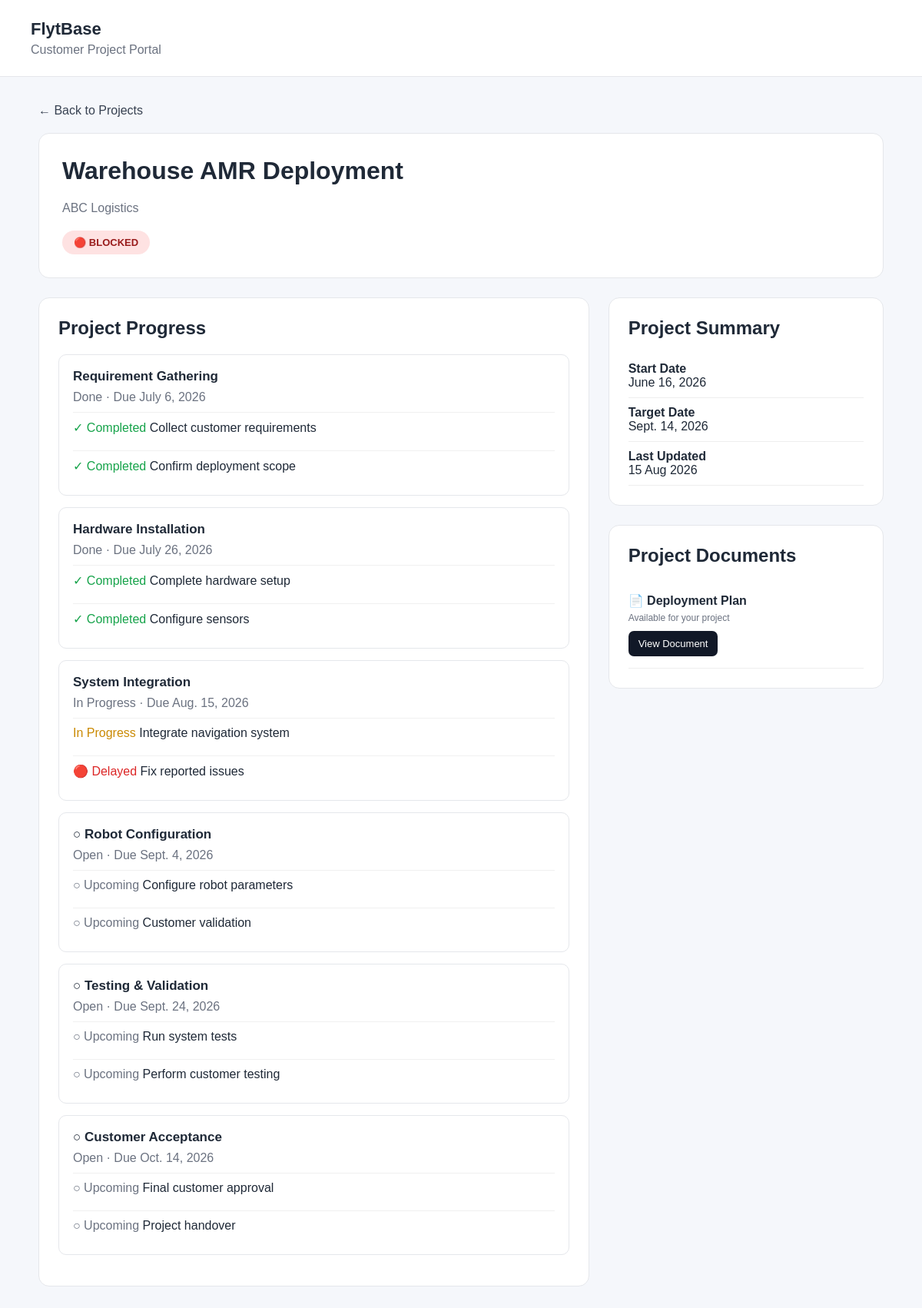
Screenshot of /customer/project/9/ with the database file from the repository.
### delivery/models.py (models this page shows, shortened)
class Project(models.Model):
    STATUS_CHOICES = [
        ("ON_TRACK", "On Track"),
        ("AT_RISK", "At Risk"),
        ("BLOCKED", "Blocked"),
        ("COMPLETED", "Completed"),
    ]
    name = models.CharField(max_length=200)
    customer_name = models.CharField(max_length=200)
    description = models.TextField(blank=True)
    owners = models.ManyToManyField(
        Owner,
        related_name="projects"
    )
    status = models.CharField(
        max_length=20,
        choices=STATUS_CHOICES,
        default="ON_TRACK"
    )
    start_date = models.DateField()
    target_date = models.DateField()
    last_updated = models.DateTimeField(auto_now=True)

class Milestone(models.Model):
    STATUS_CHOICES = [
        ("OPEN", "Open"),
        ("IN_PROGRESS", "In Progress"),
        ("BLOCKED", "Blocked"),
        ("DONE", "Done"),
    ]
    project = models.ForeignKey(
        Project,
        on_delete=models.CASCADE,
        related_name="milestones"
    )
    name = models.CharField(max_length=200)
    status = models.CharField(
        max_length=20,
        choices=STATUS_CHOICES,
        default="OPEN"
    )
    due_date = models.DateField()

class Task(models.Model):
    STATUS_CHOICES = [
        ("OPEN", "Open"),
        ("IN_PROGRESS", "In Progress"),
        ("BLOCKED", "Blocked"),
        ("DONE", "Done"),
    ]
    milestone = models.ForeignKey(
        Milestone,
        on_delete=models.CASCADE,
        related_name="tasks"
    )
    name = models.CharField(max_length=200)
    status = models.CharField(
        max_length=20,
        choices=STATUS_CHOICES,
        default="OPEN"
    )
    owner = models.ForeignKey(
        Owner,
        on_delete=models.SET_NULL,
        null=True,
        blank=True
    )
    due_date = models.DateField()

class ProjectDocument(models.Model):
    project = models.ForeignKey(
        Project,
        on_delete=models.CASCADE,
        related_name="documents"
    )
    name = models.CharField(max_length=200)
    file = models.FileField(
        upload_to="project_documents/"
    )
    visible_to_customer = models.BooleanField(
        default=False
    )
    uploaded_at = models.DateTimeField(
        auto_now_add=True
    )

### delivery/views.py (the view)
def customer_project_detail(request, project_id):
    project = get_object_or_404(
        Project.objects.prefetch_related(
            "milestones",
            "milestones__tasks",
            "updates",
            "documents",
        ),
        id=project_id
    )
    customer_documents = project.documents.filter(
        visible_to_customer=True
    )
    return render(
        request,
        "delivery/customer_project_detail.html",
        {
            "project": project,
            "view_type": "customer",
            "customer_documents": customer_documents,
        }
    )

### delivery/templates/delivery/customer_project_detail.html (shortened to what this page needs)
<!DOCTYPE html>
<html lang="en">
<head>
</head>
<body>
<div class="header">
    <div class="logo">
        FlytBase
    </div>
    <div class="portal">
        Customer Project Portal
    </div>
</div>
<div class="container">
    <a href="/" class="back">
        ← Back to Projects
    </a>
    <div class="hero">
        <h1>
            {{ project.name }}
        </h1>
        <div class="customer">
            {{ project.customer_name }}
        </div>
        {% if project.status == "ON_TRACK" %}
            <span class="status on-track">
                🟢 ON TRACK
            </span>
        {% elif project.status == "AT_RISK" %}
            <span class="status at-risk">
                🟡 AT RISK
            </span>
        {% elif project.status == "BLOCKED" %}
            <span class="status blocked">
                🔴 BLOCKED
            </span>
        {% elif project.status == "COMPLETED" %}
            <span class="status completed">
                🔵 COMPLETED
            </span>
        {% endif %}
    </div>
    <div class="grid">
        <div class="card">
            <h2>
                Project Progress
            </h2>
            {% for milestone in project.milestones.all %}
            <div class="milestone">
                <div class="milestone-title">
                    {% if milestone.status == "DONE" %}
                    {% elif milestone.status == "IN_PROGRESS" %}
                    {% elif milestone.status == "BLOCKED" %}
                        🔴
                    {% else %}
                        ○
                    {% endif %}
                    {{ milestone.name }}
                </div>
                <div style="margin-top: 8px; color: #6b7280;">
                    {{ milestone.get_status_display }}
                    · Due {{ milestone.due_date }}
                </div>
                {% for task in milestone.tasks.all %}
                <div class="task">
                    {% if task.status == "DONE" %}
                        <span class="done">
                            ✓ Completed
                        </span>
                    {% elif task.status == "IN_PROGRESS" %}
                        <span class="progress">
                             In Progress
                        </span>
                    {% elif task.status == "BLOCKED" %}
                        <span class="blocked-text">
                            🔴 Delayed
                        </span>
                    {% else %}
                        <span class="open">
                            ○ Upcoming
                        </span>
                    {% endif %}
                    {{ task.name }}
                </div>
                {% endfor %}
            </div>
            {% empty %}
                <p>No milestones available.</p>
            {% endfor %}
        </div>
        <div>
            <div class="card">
                <h2>
                    Project Summary
                </h2>
                <div class="info-row">
                    <strong>Start Date</strong>
                    <br>
                    {{ project.start_date }}
                </div>
                <div class="info-row">
                    <strong>Target Date</strong>
                    <br>
                    {{ project.target_date }}
                </div>
                <div class="info-row">
                    <strong>Last Updated</strong>
                    <br>
                    {{ project.last_updated|date:"d M Y" }}
                </div>
            </div>
            <div class="card">
                <h2>
                     Project Documents
                </h2>
                {% for document in customer_documents %}
                    <div style="
                        padding: 15px 0;
                        border-bottom: 1px solid #eeeeee;
                    ">
                        <div style="
                            font-weight: bold;
                            margin-bottom: 6px;
                        ">
                            📄 {{ document.name }}
                        </div>
                        <div style="
                            color: #6b7280;
                            font-size: 12px;
                            margin-bottom: 10px;
                        ">
                            Available for your project
                        </div>
                        <a
                            href="{{ document.file.url }}"
                            target="_blank"
                            style="
                                display: inline-block;
                                padding: 9px 13px;
                                background: #111827;
                                color: white;
                                text-decoration: none;
                                border-radius: 7px;
                                font-size: 13px;
                            "
                        >
                            View Document
                        </a>
                    </div>
                {% empty %}
                    <p style="color: #6b7280;">
                        No documents are currently available.
                    </p>
                {% endfor %}
            </div>
</body>
</html>

### delivery/templates/delivery/customer_project_detail.html (style rules this page uses)
body { margin: 0; font-family: Arial, sans-serif; background: #f5f7fb; color: #1f2937; }
.header { background: white; padding: 25px 40px; border-bottom: 1px solid #e5e7eb; }
.logo { font-size: 22px; font-weight: bold; }
.portal { color: #6b7280; margin-top: 5px; }
.container { max-width: 1100px; margin: auto; padding: 35px; }
.hero { background: white; padding: 30px; border-radius: 14px; border: 1px solid #e5e7eb; margin-bottom: 25px; }
.hero h1 { margin-top: 0; }
.customer { color: #6b7280; margin-bottom: 20px; }
.status { display: inline-block; padding: 8px 15px; border-radius: 20px; font-weight: bold; font-size: 13px; }
.blocked { background: #fee2e2; color: #991b1b; }
.grid { display: grid; grid-template-columns: 2fr 1fr; gap: 25px; }
.card { background: white; padding: 25px; border-radius: 14px; border: 1px solid #e5e7eb; margin-bottom: 25px; }
.card h2 { margin-top: 0; }
.milestone { padding: 18px; border: 1px solid #e5e7eb; border-radius: 10px; margin-bottom: 15px; }
.milestone-title { font-weight: bold; font-size: 17px; }
.task { padding: 10px 0; border-top: 1px solid #f0f0f0; margin-top: 10px; }
.done { color: #16a34a; }
.progress { color: #ca8a04; }
.blocked-text { color: #dc2626; }
.open { color: #6b7280; }
.back { display: inline-block; margin-bottom: 20px; color: #374151; text-decoration: none; }
.info-row { padding: 10px 0; border-bottom: 1px solid #eeeeee; }

### rows the page displays
Project: name "Warehouse AMR Deployment", customer_name "ABC Logistics", start_date "June 16, 2026", target_date "Sept. 14, 2026", last_updated "15 Aug 2026"
Milestone: name "Requirement Gathering", status "Done", due_date "July 6, 2026"
Task: status "✓ Completed", name "Collect customer requirements"
Task: status "✓ Completed", name "Confirm deployment scope"
Milestone: name "Hardware Installation", status "Done", due_date "July 26, 2026"
Task: status "✓ Completed", name "Complete hardware setup"
Task: status "✓ Completed", name "Configure sensors"
Milestone: name "System Integration", status "In Progress", due_date "Aug. 15, 2026"
Task: status "In Progress", name "Integrate navigation system"
Task: status "🔴 Delayed", name "Fix reported issues"
Milestone: name "Robot Configuration", status "Open", due_date "Sept. 4, 2026"
Task: status "○ Upcoming", name "Configure robot parameters"
Task: status "○ Upcoming", name "Customer validation"
Milestone: name "Testing & Validation", status "Open", due_date "Sept. 24, 2026"
Task: status "○ Upcoming", name "Run system tests"
Task: status "○ Upcoming", name "Perform customer testing"
Milestone: name "Customer Acceptance", status "Open", due_date "Oct. 14, 2026"
Task: status "○ Upcoming", name "Final customer approval"
Task: status "○ Upcoming", name "Project handover"
ProjectDocument: name "Deployment Plan"
